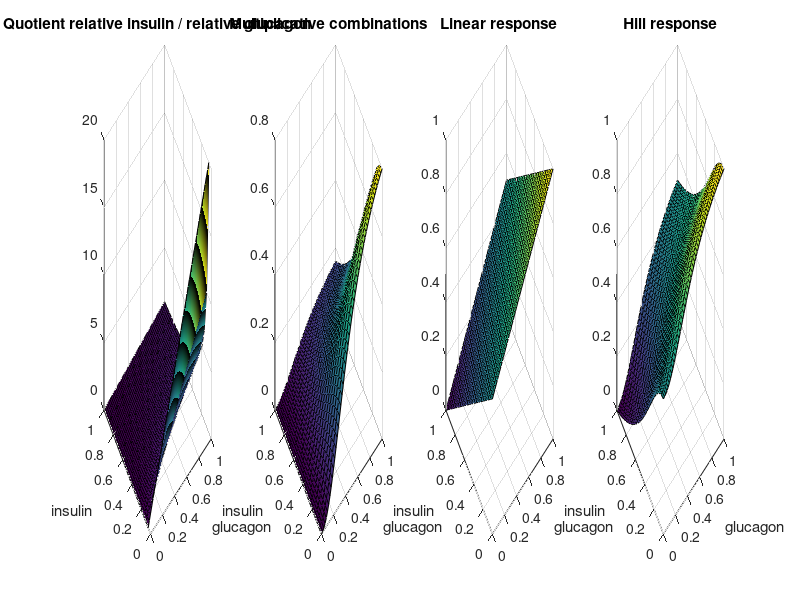
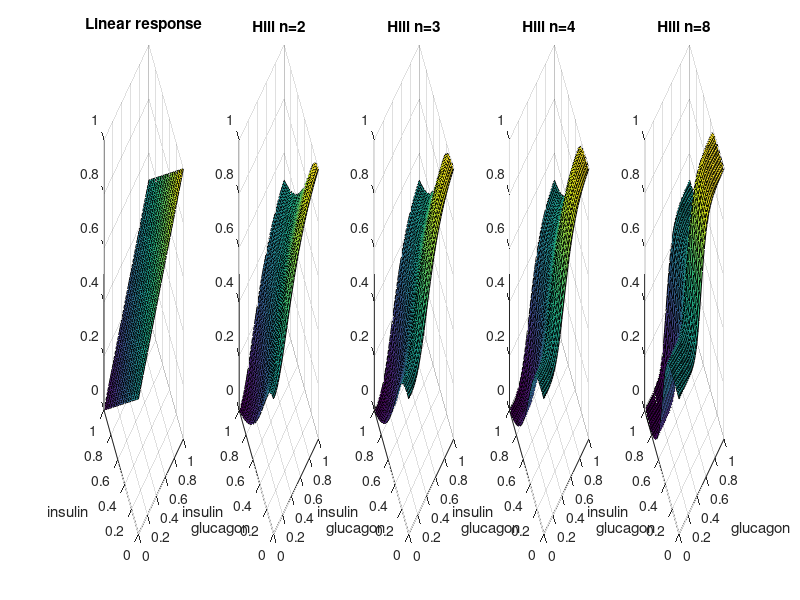

These figures' MATLAB source, in order: (Note: this script raises an error after producing the figures.)
%% Analyse gamma switches depending on insulin and glucagon.
% The switch variable gamma is in [0,1] and a function of the insulin and
% glucagon concentrations. To have comparable influence of insulin and
% glucagon the relative responses are used.
% gamma = f(ins, gluc)
% Relative insulin and relative glucagon in [0,1].
clear all
close all

%% Different gamma functions:
% calculate the gamma switch variable depending on the insulin and glucagon
ins = 0:0.05:1;
gluc = 0:0.02:1;

% differenct response curves
gamma = zeros(length(ins), length(gluc));
gamma2 = zeros(length(ins), length(gluc));
gamma3 = zeros(length(ins), length(gluc));
gamma4 = zeros(length(ins), length(gluc));
gamma5 = zeros(length(ins), length(gluc));
gamma6 = zeros(length(ins), length(gluc));
gamma7 = zeros(length(ins), length(gluc));
for i=1:length(ins)
    for k=1:length(gluc)
        % quotient
        gamma(i,k) = gluc(k)/ins(i);
        % multiplicative combination of one dimensional effects
        n=2;
        gamma2(i,k) = (1 - ins(i)^n/(ins(i)^n + 0.5^n) ) * gluc(k)^n/(gluc(k)^n + 0.5^n);
        % linear response
        gamma3(i,k) = 0.5 - 0.5 * ins(i) + 0.5 * gluc(k);
        % hill response
        n = 2;
        gamma4(i,k) = 0.5 - 0.5 * ins(i)^n/(ins(i)^n + 0.5^n) / (1/( 1 + 0.5^n) ) + 0.5 * gluc(k)^n/(gluc(k)^n + 0.5^n)/(1/( 1 + 0.5^n) );
        n = 3;
        gamma5(i,k) = 0.5 - 0.5 * ins(i)^n/(ins(i)^n + 0.5^n) / (1/( 1 + 0.5^n) ) + 0.5 * gluc(k)^n/(gluc(k)^n + 0.5^n)/(1/( 1 + 0.5^n) );
        n = 4;
        gamma6(i,k) = 0.5 - 0.5 * ins(i)^n/(ins(i)^n + 0.5^n) / (1/( 1 + 0.5^n) ) + 0.5 * gluc(k)^n/(gluc(k)^n + 0.5^n)/(1/( 1 + 0.5^n) );
        n = 8;
        gamma7(i,k) = 0.5 - 0.5 * ins(i)^n/(ins(i)^n + 0.5^n) / (1/( 1 + 0.5^n) ) + 0.5 * gluc(k)^n/(gluc(k)^n + 0.5^n)/(1/( 1 + 0.5^n) );
    end
end

% plot the gammas
figure(1)
subplot(1,4,1)
surf(gluc, ins, gamma)
title('Quotient relative insulin / relative glucagon')
xlabel('glucagon')
ylabel('insulin')
subplot(1,4,2)
surf(gluc, ins, gamma2)
title('Multiplicative combinations')
xlabel('glucagon')
ylabel('insulin')
subplot(1,4,3)
surf(gluc, ins, gamma3)
title('Linear response')
xlabel('glucagon')
ylabel('insulin')
subplot(1,4,4)
surf(gluc, ins, gamma4)
title('Hill response')
xlabel('glucagon')
ylabel('insulin')

% hill responses
figure(3)
subplot(1,5,1)
surf(gluc, ins, gamma3)
title('Linear response')
xlabel('glucagon')
ylabel('insulin')
subplot(1,5,2)
surf(gluc, ins, gamma4)
title('Hill n=2')
xlabel('glucagon')
ylabel('insulin')
subplot(1,5,3)
surf(gluc, ins, gamma5)
title('Hill n=3')
xlabel('glucagon')
ylabel('insulin')
subplot(1,5,4)
surf(gluc, ins, gamma6)
title('Hill n=4')
xlabel('glucagon')
ylabel('insulin')
subplot(1,5,5)
surf(gluc, ins, gamma7)
title('Hill n=8')
xlabel('glucagon')
ylabel('insulin')



%% Analysis of the changes in blood glucose concentrations on the switch
%% behaviour
glucose_ext = 3:0.2:15;     % [mM] external glucose

% Calculation of the normed insulin and glucagon responses
% normal
insulin = insulin_f(glucose_ext);
glucagon = glucagon_f(glucose_ext);
rel_insulin = insulin_rel(glucose_ext);
rel_glucagon = glucagon_rel(glucose_ext);
gamma = gamma_f(rel_insulin, rel_glucagon);
% diabetes
insulin_dia = insulin_f(glucose_ext, 'dia');
glucagon_dia = glucagon_f(glucose_ext, 'dia');
rel_insulin_dia = insulin_rel(glucose_ext, 'dia');
rel_glucagon_dia = glucagon_rel(glucose_ext, 'dia');
gamma_dia = gamma_f(rel_insulin_dia, rel_glucagon_dia);

% path on surface, depending on blood glucose
z = gamma_f(rel_insulin, rel_glucagon);
z_dia = gamma_f(rel_insulin_dia, rel_glucagon_dia);

figure(2)
% insulin
subplot(3,2,1)
plot(glucose_ext, rel_insulin, glucose_ext, rel_insulin_dia)
xlabel('glucose [mM]')
ylabel('normed insulin')
axis([glucose_ext(1) glucose_ext(end) 0 1.05])
subplot(3,2,2)
plot(glucose_ext, insulin, glucose_ext, insulin_dia)
xlabel('glucose [mM]')
ylabel('insulin [pmol/l]')
axis([glucose_ext(1) glucose_ext(end) 0 600])

% glucagon
subplot(3,2,3)
plot(glucose_ext, rel_glucagon, glucose_ext, rel_glucagon_dia)
xlabel('glucose [mM]')
ylabel('normed glucagon')
axis([glucose_ext(1) glucose_ext(end) 0 1.05])
subplot(3,2,4)
plot(glucose_ext, glucagon, glucose_ext, glucagon_dia)
xlabel('glucose [mM]')
ylabel('glucagon [pmol/l]')
axis([glucose_ext(1) glucose_ext(end) 11 25.5])

% gamma
subplot(3,2,5)
plot(glucose_ext, gamma, glucose_ext, gamma_dia)
xlabel('glucose [mM]')
ylabel('gamma switch')
axis([glucose_ext(1) glucose_ext(end) 0 1.05])

% plot the path on the surface
subplot(3,2,6)
surf(gluc, ins, gamma3)
xlabel('glucagon')
ylabel('insulin')
zlabel('gamma')
hold on
plot3(rel_glucagon, rel_insulin, z, 'o',...
                'MarkerEdgeColor','k',...
                'MarkerFaceColor','y',...
                'MarkerSize',5 )
hold on
plot3(rel_glucagon, rel_insulin, 0*rel_glucagon, 'o',...
                'MarkerEdgeColor','k',...
                'MarkerFaceColor','y',...
                'MarkerSize',5 )
hold on
plot3(rel_glucagon_dia, rel_insulin_dia, z_dia, 'o',...
                'MarkerEdgeColor','k',...
                'MarkerFaceColor','r',...
                'MarkerSize',5 )
hold on
plot3(rel_glucagon_dia, rel_insulin_dia, 0*rel_glucagon_dia, 'o',...
                'MarkerEdgeColor','k',...
                'MarkerFaceColor','r',...
                'MarkerSize',5 )
colormap('gray')


            
%% plot the path on the switch surface
figure(4)
plot3(rel_glucagon, rel_insulin, z, 'o',...
                'MarkerEdgeColor','k',...
                'MarkerFaceColor','y',...
                'MarkerSize',10 )
hold on
plot3(rel_glucagon_dia, rel_insulin_dia, z_dia, 'o',...
                'MarkerEdgeColor','k',...
                'MarkerFaceColor','r',...
                'MarkerSize',10 )
hold on
plot3(rel_glucagon_dia, rel_insulin_dia, 0*rel_glucagon_dia, 'o',...
                'MarkerEdgeColor','k',...
                'MarkerFaceColor','r',...
                'MarkerSize',10 )
hold on
plot3(rel_glucagon, rel_insulin, 0*rel_glucagon, 'o',...
                'MarkerEdgeColor','k',...
                'MarkerFaceColor','y',...
                'MarkerSize',10 )
hold on
rel_data = 0:0.1:1;
surf(gluc, ins, gamma3)
xlabel('glucagon', 'FontSize', 11, 'FontWeight', 'bold')
ylabel('insulin', 'FontSize', 11, 'FontWeight', 'bold')
zlabel('\gamma', 'FontSize', 11, 'FontWeight', 'bold')
legend('normal', 'diabetes')
grid
colormap('gray')
colorbar('peer',gca);

%% 

figure(5)
g0 = gamma_f(rel_insulin, rel_glucagon);
g2 = gamma_f(rel_insulin, rel_glucagon, 'hill', 2);
g3 = gamma_f(rel_insulin, rel_glucagon, 'hill', 3);
g4 = gamma_f(rel_insulin, rel_glucagon, 'hill', 4);
g5 = gamma_f(rel_insulin, rel_glucagon, 'hill', 8);

plot(glucose_ext, g0, glucose_ext, g2, glucose_ext, g3, glucose_ext, g4, glucose_ext, g5)
xlabel('glucose [mM]')
ylabel('gamma')
legend('linear', 'n=2', 'n=3', 'n=4', 'n=8') 



% figure(5)
% % path on surface, depending on blood glucose
% subplot(1,4,1)
% z1 = gamma_f(rel_insulin, rel_glucagon);
% z1_dia = gamma_f(rel_insulin_dia, rel_glucagon_dia);
% 
% plot3(rel_glucagon, rel_insulin, z, 'o',...
%                 'MarkerEdgeColor','k',...
%                 'MarkerFaceColor','y',...
%                 'MarkerSize',5 )
% hold on
% plot3(rel_glucagon, rel_insulin, 0*rel_glucagon, 'o',...
%                 'MarkerEdgeColor','k',...
%                 'MarkerFaceColor','y',...
%                 'MarkerSize',5 )
% hold on
% plot3(rel_glucagon_dia, rel_insulin_dia, z_dia, 'o',...
%                 'MarkerEdgeColor','k',...
%                 'MarkerFaceColor','r',...
%                 'MarkerSize',5 )
% hold on
% plot3(rel_glucagon_dia, rel_insulin_dia, 0*rel_glucagon_dia, 'o',...
%                 'MarkerEdgeColor','k',...
%                 'MarkerFaceColor','r',...
%                 'MarkerSize',5 )
% hold on
% rel_data = 0:0.1:1;
% surf(gluc, ins, gamma3)
% xlabel('glucagon')
% ylabel('insulin')
% zlabel('gamma')
% colormap('gray')


% Plot of different gamma functions
figure(7)
% insulin
subplot(2,2,1)
plot(glucose_ext, rel_insulin, glucose_ext, rel_insulin_dia)
xlabel('glucose [mM]', 'FontWeight', 'bold', 'FontSize', 11)
ylabel('relative insulin', 'FontWeight', 'bold', 'FontSize', 11)
axis([glucose_ext(1) glucose_ext(end) -0.05 1.05])
legend('normal', 'diabetes')

% glucagon
subplot(2,2,2)
plot(glucose_ext, rel_glucagon, glucose_ext, rel_glucagon_dia)
xlabel('glucose [mM]', 'FontWeight', 'bold', 'FontSize', 11)
ylabel('relative glucagon', 'FontWeight', 'bold', 'FontSize', 11)
axis([glucose_ext(1) glucose_ext(end) -0.05 1.05])
legend('normal', 'diabetes')

% gamma
subplot(2,2,3)
plot(glucose_ext, gamma, glucose_ext, gamma_dia)
xlabel('glucose [mM]', 'FontWeight', 'bold', 'FontSize', 11)
ylabel('\gamma', 'FontWeight', 'bold', 'FontSize', 16)
axis([glucose_ext(1) glucose_ext(end) -0.05 1.05])
legend('normal', 'diabetes')

% different gammas
subplot(2,2,4)
plot(glucose_ext, g0, glucose_ext, g2, glucose_ext, g4, glucose_ext, g5)
xlabel('glucose [mM]', 'FontWeight', 'bold', 'FontSize', 11)
ylabel('\gamma', 'FontWeight', 'bold', 'FontSize', 16)
legend('linear', 'n=2', 'n=4', 'n=8')
axis([glucose_ext(1) glucose_ext(end) -0.05 1.05])


%% Plot of gamma
figure(8)

% gamma
plot(glucose_ext, gamma, glucose_ext, gamma_dia)
title('Phosphorylation State \gamma', 'FontWeight', 'bold', 'FontSize', 14)
xlabel('glucose [mM]', 'FontWeight', 'bold', 'FontSize', 12)
ylabel('\gamma', 'FontWeight', 'bold', 'FontSize', 16)
axis([glucose_ext(1) glucose_ext(end) -0.05 1.05])
legend('normal', 'diabetes')







